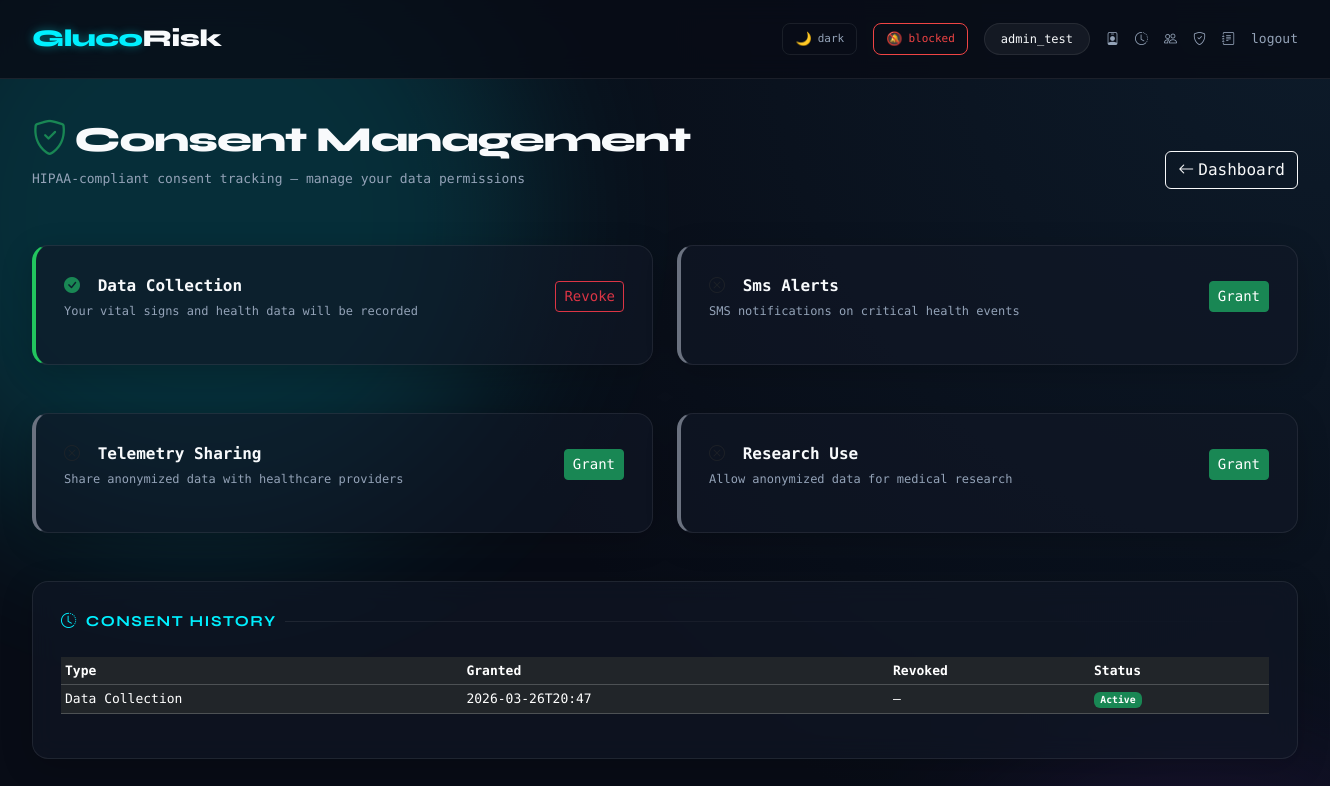
Screenshot of /consent (signed in) with the database file from the repository.
### tables this page shows
CREATE TABLE consents (
        id INTEGER PRIMARY KEY AUTOINCREMENT,
        user_id INTEGER NOT NULL,
        consent_type TEXT NOT NULL,
        granted_at TEXT,
        revoked_at TEXT DEFAULT NULL,
        ip_address TEXT,
        FOREIGN KEY(user_id) REFERENCES users(id)
    );

### web_app.py (the view, shortened to what this page needs)
@app.route("/consent", methods=["GET", "POST"])
@login_required
def consent_page():
    conn = get_db()
    c = conn.cursor()
    c.execute("SELECT consent_type, granted_at, revoked_at FROM consents WHERE user_id=? ORDER BY granted_at DESC",
              (session["user_id"],))
    all_consents = c.fetchall()
    active = {}
    for ct in CONSENT_TYPES:
        active[ct] = any(r["consent_type"] == ct and r["revoked_at"] is None for r in all_consents)
    return render_template("consent.html", consent_types=CONSENT_TYPES, active=active, history=all_consents)

### web_app.py (called while the page is built)
def get_db():
    if 'db' not in g:
        g.db = sqlite3.connect(DB_PATH)
        g.db.row_factory = sqlite3.Row
    return g.db

def login_required(f):
    @wraps(f)
    def decorated(*args, **kwargs):
        if "user_id" not in session:
            return redirect(url_for("login"))
        return f(*args, **kwargs)
    return decorated

### templates/consent.html (shortened to what this page needs)
{% extends "base.html" %}
{% block content %}
<div class="d-flex justify-content-between align-items-center mb-4 fade-in flex-wrap gap-3">
  <div>
    <h1 class="page-title"><i class="bi bi-shield-check text-success me-2"></i>Consent Management</h1>
    <div class="page-sub">HIPAA-compliant consent tracking — manage your data permissions</div>
  </div>
  <a href="{{ url_for('dashboard') }}" class="btn btn-outline-light"><i class="bi bi-arrow-left me-1"></i>Dashboard</a>
</div>
<div class="row g-4 fade-in" style="animation-delay: 0.1s;">
  {% for ct in consent_types %}
  <div class="col-md-6">
    <div class="card-dark" style="border-left: 4px solid {{ '#22c55e' if active[ct] else '#6b7280' }};">
      <div class="d-flex justify-content-between align-items-center mb-3">
        <div>
          <div style="font-weight: 700; font-size: 16px; text-transform: capitalize;">
            <i class="bi {{ 'bi-check-circle-fill text-success' if active[ct] else 'bi-x-circle text-muted' }} me-2"></i>
            {{ ct.replace('_', ' ') | title }}
          </div>
          <div style="color: var(--muted); font-size: 12px;" class="mt-1">
            {% if ct == 'data_collection' %}Your vital signs and health data will be recorded{% endif %}
            {% if ct == 'sms_alerts' %}SMS notifications on critical health events{% endif %}
            {% if ct == 'telemetry_sharing' %}Share anonymized data with healthcare providers{% endif %}
            {% if ct == 'research_use' %}Allow anonymized data for medical research{% endif %}
          </div>
        </div>
        <form method="POST" class="d-inline">
          {% if active[ct] %}
          <button name="action" value="revoke" class="btn btn-outline-danger btn-sm">Revoke</button>
          {% else %}
          <button name="action" value="grant" class="btn btn-success btn-sm">Grant</button>
          {% endif %}
        </form>
      </div>
    </div>
  </div>
  {% endfor %}
</div>
<div class="card-dark fade-in mt-4" style="animation-delay: 0.2s;">
  <div class="card-title"><i class="bi bi-clock-history"></i> Consent History</div>
  <div class="table-responsive">
    <table class="table table-dark table-sm" style="font-size: 13px;">
      <thead><tr><th>Type</th><th>Granted</th><th>Revoked</th><th>Status</th></tr></thead>
      <tbody>
        {% for r in history %}
        <tr>
          <td>{{ r.consent_type.replace('_', ' ') | title }}</td>
          <td>{{ r.granted_at[:16] if r.granted_at else '—' }}</td>
          <td>{{ r.revoked_at[:16] if r.revoked_at else '—' }}</td>
          <td><span class="badge {{ 'bg-success' if not r.revoked_at else 'bg-secondary' }}">{{ 'Active' if not r.revoked_at else 'Revoked' }}</span></td>
        </tr>
        {% endfor %}
      </tbody>
    </table>
  </div>
</div>
{% endblock %}

### templates/base.html (style rules this page uses)
:root { --bg: #080c16; --bg-gradient: radial-gradient(circle at top right, #0d1b2a, #080c16 60%); --surface: rgba(17, 24, 39, 0.6); --surface2: rgba(26, 34, 53, 0.8); --border: rgba(255, 255, 255, 0.08); --accent: #00f0ff; --accent-glow: rgba(0, 240, 255, 0.4); --accent2: #7b2cbf; --text: #f8fafc; --muted: #94a3b8; --normal: #10b981; --low: #f59e0b; --moderate: #f97316; --high: #ef4444; --glass-blur: blur(12px); }
* { box-sizing: border-box; margin: 0; padding: 0; }
body { background: var(--bg); background-image: var(--bg-gradient); color: var(--text); font-family: 'DM Mono', monospace; font-size: 14px; min-height: 100vh; overflow-x: hidden; }
body::before, body::after { content: ''; position: absolute; border-radius: 50%; filter: blur(80px); z-index: -1; opacity: 0.15; }
body::before { top: -10%; left: -10%; width: 50vw; height: 50vw; background: var(--accent); }
body::after { bottom: -10%; right: -10%; width: 40vw; height: 40vw; background: var(--accent2); }
.page-title { font-family: 'Syne', sans-serif; font-weight: 800; font-size: 2.2rem; color: var(--text); margin-bottom: 8px; letter-spacing: -1px; }
.page-sub { color: var(--muted); font-size: 13px; margin-bottom: 32px; }
.card-dark { background: var(--surface); backdrop-filter: var(--glass-blur); -webkit-backdrop-filter: var(--glass-blur); border: 1px solid var(--border); border-radius: 16px; padding: 28px; margin-bottom: 24px; box-shadow: 0 8px 32px rgba(0, 0, 0, 0.2); }
.card-title { font-family: 'Syne', sans-serif; font-weight: 700; font-size: 0.95rem; text-transform: uppercase; letter-spacing: 1.5px; color: var(--accent); margin-bottom: 24px; display: flex; align-items: center; gap: 8px; }
.card-title::after { content: ''; flex: 1; height: 1px; background: linear-gradient(90deg, var(--border), transparent); }
.fade-in { animation: fadeIn 0.6s cubic-bezier(0.22, 1, 0.36, 1); }

### rows the page displays
consents: consent_type.replace "Data Collection", granted_at "2026-03-26T20:47", revoked_at "—", revoked_at "Active"

### other values shown
{{ session.get('username') }} "admin_test"
{{ ct.replace('_', ' ') | title }} "Data Collection" "Sms Alerts" "Telemetry Sharing" "Research Use"
